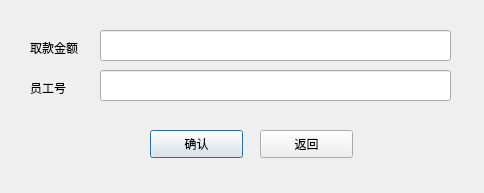
<?xml version="1.0" encoding="UTF-8"?>
<ui version="4.0">
 <class>withdraw</class>
 <widget class="QDialog" name="withdraw">
  <property name="geometry">
   <rect>
    <x>0</x>
    <y>0</y>
    <width>484</width>
    <height>193</height>
   </rect>
  </property>
  <property name="windowTitle">
   <string>取款</string>
  </property>
  <widget class="QPushButton" name="deposit_okButton">
   <property name="geometry">
    <rect>
     <x>150</x>
     <y>130</y>
     <width>93</width>
     <height>28</height>
    </rect>
   </property>
   <property name="text">
    <string>确认</string>
   </property>
  </widget>
  <widget class="QLineEdit" name="login_employeeInput">
   <property name="geometry">
    <rect>
     <x>100</x>
     <y>70</y>
     <width>351</width>
     <height>31</height>
    </rect>
   </property>
  </widget>
  <widget class="QLabel" name="deposit_moneyLabel">
   <property name="geometry">
    <rect>
     <x>30</x>
     <y>40</y>
     <width>72</width>
     <height>15</height>
    </rect>
   </property>
   <property name="text">
    <string>取款金额</string>
   </property>
  </widget>
  <widget class="QLabel" name="login_employeeLabel">
   <property name="geometry">
    <rect>
     <x>30</x>
     <y>80</y>
     <width>72</width>
     <height>15</height>
    </rect>
   </property>
   <property name="text">
    <string>员工号</string>
   </property>
  </widget>
  <widget class="QLineEdit" name="deposit_moneyInput">
   <property name="geometry">
    <rect>
     <x>100</x>
     <y>30</y>
     <width>351</width>
     <height>31</height>
    </rect>
   </property>
   <property name="maximumSize">
    <size>
     <width>16777211</width>
     <height>16777215</height>
    </size>
   </property>
   <property name="inputMask">
    <string/>
   </property>
  </widget>
  <widget class="QPushButton" name="deposit_backButton">
   <property name="geometry">
    <rect>
     <x>260</x>
     <y>130</y>
     <width>93</width>
     <height>28</height>
    </rect>
   </property>
   <property name="text">
    <string>返回</string>
   </property>
  </widget>
 </widget>
 <resources/>
 <connections/>
</ui>
